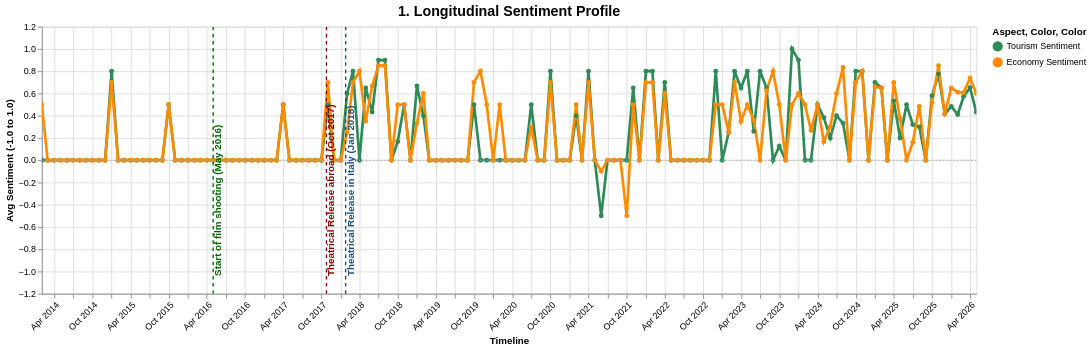

Describe this chart as a Vega-Lite specification.
### Vega-Lite specification from a JSON file in a GitHub repository (floating-point values rounded to 4 significant figures; data arrays with more than 128 entries replaced by an {"elided": "..."} marker saying what was removed)
{"config": {"view": {"continuousWidth": 300, "continuousHeight": 300}}, "layer": [{"data": {"name": "data-ff5e23d94b5c339b73682001f113504c"}, "mark": {"type": "line", "point": true, "strokeWidth": 3}, "encoding": {"color": {"field": "Aspect", "legend": {"orient": "right"}, "scale": {"domain": ["Tourism Sentiment", "Economy Sentiment"], "range": ["#2E8B57", "#FF8C00"]}, "type": "nominal"}, "tooltip": [{"field": "Date", "type": "temporal"}, {"field": "Aspect", "type": "nominal"}, {"field": "Sentiment", "format": ".2f", "type": "quantitative"}, {"field": "Positive_Context", "type": "nominal"}, {"field": "Negative_Context", "type": "nominal"}], "x": {"axis": {"format": "%b %Y", "labelAngle": -45}, "field": "Date", "title": "Timeline", "type": "temporal"}, "y": {"field": "Sentiment", "scale": {"domain": [-1.1, 1.1]}, "title": "Avg Sentiment (-1.0 to 1.0)", "type": "quantitative"}}, "name": "view_20c7059bb3a2800e_0"}, {"data": {"name": "data-a0a55d106695e8d630baff0f16eee66d"}, "mark": {"type": "rule", "color": "#A9A9A9", "strokeDash": [2, 2]}, "encoding": {"y": {"field": "y", "type": "quantitative"}}}, {"data": {"name": "data-57eb6e8149d7a4d4a22ab79626cdab88"}, "mark": {"type": "rule", "size": 1.5, "strokeDash": [4, 4]}, "encoding": {"color": {"field": "Color", "scale": null, "type": "nominal"}, "x": {"field": "Date", "type": "temporal"}}}, {"data": {"name": "data-57eb6e8149d7a4d4a22ab79626cdab88"}, "mark": {"type": "text", "align": "left", "angle": 270, "baseline": "top", "dx": 5, "fontSize": 11, "fontWeight": "bold"}, "encoding": {"color": {"field": "Color", "scale": null, "type": "nominal"}, "text": {"field": "Event", "type": "nominal"}, "x": {"field": "Date", "type": "temporal"}, "y": {"value": 285}}}], "height": 300, "params": [{"name": "param_1e9efca18e7a2868", "select": {"type": "interval", "encodings": ["x", "y"]}, "bind": "scales", "views": ["view_20c7059bb3a2800e_0"]}], "title": {"text": "1. Longitudinal Sentiment Profile", "fontSize": 16}, "width": 1050, "$schema": "https://vega.github.io/schema/vega-lite/v6.4.1.json", "datasets": {"data-ff5e23d94b5c339b73682001f113504c": {"elided": "296 records"}, "data-a0a55d106695e8d630baff0f16eee66d": [{"y": 0}], "data-57eb6e8149d7a4d4a22ab79626cdab88": [{"Date": "2016-05-01T00:00:00", "Event": "Start of film shooting (May 2016)", "Color": "#006400"}, {"Date": "2017-10-25T00:00:00", "Event": "Theatrical Release abroad (Oct 2017)", "Color": "#8B0000"}, {"Date": "2018-01-25T00:00:00", "Event": "Theatrical Release in Italy (Jan 2018)", "Color": "#1F4E79"}]}}
